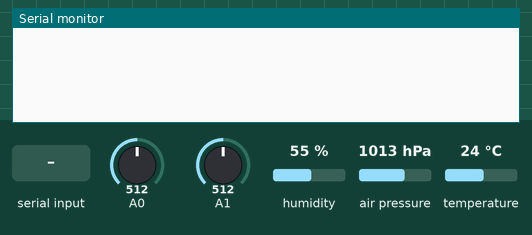
The sketch below on a simulated Arduino Nano, built with avr-gcc and run on an emulated ATmega328P. Shown: the last lines printed to the serial monitor. Wiring (inferred from the names in the program): BME280 sensor at I2C address 0x76. Inputs (shaded band) come from the test bench; at power-on: humidity 55 %, A0 = 512, A1 = 512, air pressure 1013 hPa, temperature 24 °C.

Above: at 1.2 s.
1.3 s: humidity set to 22 %
At 3.2 s:
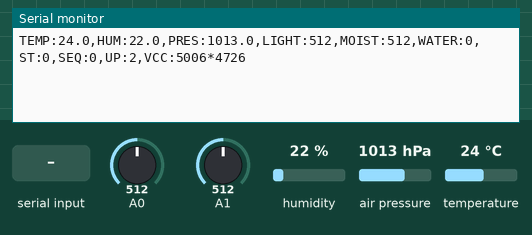
5.5 s: A0 set to 306
At 7.5 s:
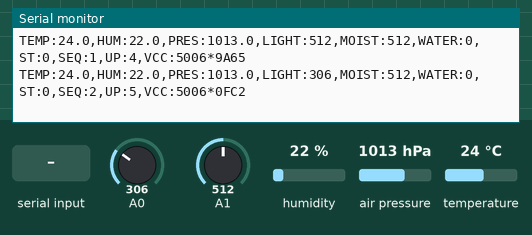
9.5 s: A1 set to 716
At 10.5 s:
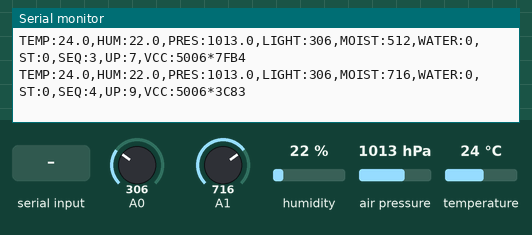
13.5 s: "PING:65535\n" received over Serial
At 13.8 s:
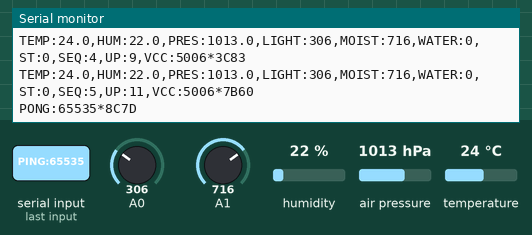
15.5 s: air pressure set to 952 hPa
At 17.4 s:
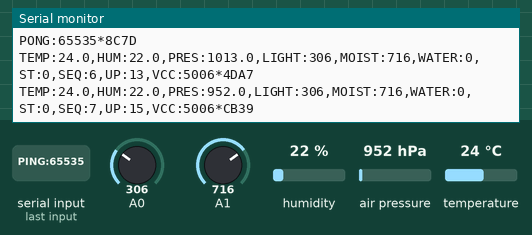
21.5 s: temperature set to 12 °C
At 23.2 s:
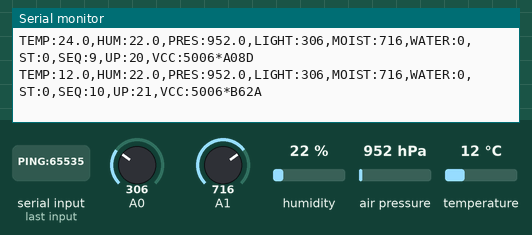

The sketch:

nano_node.ino
```cpp
// nano_node.ino - Arduino Nano secondary node main sketch
//
// reads a BME280 or BMP280, LDR and FC-28 moisture sensor.
// outputs one line every 2 seconds over Serial at 9600 baud and answers a ping from the hub.
//
// the line is KEY:value pairs joined by commas, then *CCCC (CRC-16/CCITT-FALSE of everything
// before the star) and CR LF.  CSV over Serial is used rather than JSON or a binary protocol because:
//   - It needs no library on either end: Serial.print() on the Nano and a small
//     hand-written parser on the ESP32.
//   - Each field has a named prefix (TEMP:, HUM:, etc.) so the ESP32 can
//     parse individual fields without caring about field order, making the
//     format resilient to future additions.
//   - Baud rate 9600 keeps the signal clean over long duplex wires (>10 cm)
//     to the ESP32, where higher baud rates can introduce framing errors
//     without proper shielding.
//
// example output:
//   TEMP:25.1,HUM:50.7,PRES:1006.6,LIGHT:300,MOIST:700,WATER:0,ST:0,SEQ:12,UP:26,VCC:4980*F6B1
//   TEMP:-1,HUM:-1,PRES:-1,LIGHT:512,MOIST:301,WATER:1,ST:1,SEQ:13,UP:28,VCC:4979*AFBC   <- no sensor
//   TEMP:28.5,HUM:-1,PRES:1013.2,LIGHT:340,MOIST:210,WATER:0,ST:0,SEQ:14,UP:30,VCC:4980*8157   <- BMP280
// the ping PING:1234 is answered with PONG:1234*EBBB.

#include <Wire.h>
#include <avr/io.h>
#include <avr/wdt.h>
#include "linkframe.h"
#include "sensors.h"

// use a named constant for the interval rather than a magic number so it
// is easy to adjust during testing without hunting through the loop() body.
static const unsigned long REPORT_INTERVAL_MS = 2000UL;

// a line is at most 160 bytes with its CR LF, set by the link contract.  the same buffer builds
// the data line and the pong so the RAM cost is paid once.
static const size_t LINE_MAX = 160;

// the supply window that sets SUPPLY_RANGE.  a Nano on USB or a regulator sits near 5 V.  the band
// gap behind VCC varies by about 10 per cent between chips, which is as wide as the 4500 to 5500 window,
// so until a board is calibrated (BANDGAP_CALIBRATED set to 1 at build time) the window is wider and
// only a rail that has really gone sets the bit.  VCC itself is always printed as measured.
#ifndef BANDGAP_CALIBRATED
#define BANDGAP_CALIBRATED 0
#endif
#if BANDGAP_CALIBRATED
static const uint16_t VCC_MIN_MV = 4500;
static const uint16_t VCC_MAX_MV = 5500;
#else
static const uint16_t VCC_MIN_MV = 4000;
static const uint16_t VCC_MAX_MV = 6000;
#endif

// the longest ping the hub sends is "PING:65535" plus a CR.  anything that fills the buffer is
// not a ping, so the buffer is cleared and the rest of that line is skipped.
static const uint8_t RX_MAX = 12;

// the reset cause is read before main() so that nothing, not even the Arduino start-up code,
// can disturb it.  .init3 runs after the stack is set up and before main().  the variables sit
// in .noinit so the C start-up code does not zero them.  the function is naked because there is no
// stack frame to build this early.  MCUSR is cleared afterwards because a watchdog reset flag
// that is left set keeps the watchdog enabled on this chip family.
//
// the new bootloader (Optiboot 4.4) reads MCUSR, writes zero to it and starts the sketch without
// passing the value on, so the sketch reads 0 on every start there.  to tell a restart that kept
// power from a power-up in that case the sketch writes a marker into .noinit once it is running
// and this function checks and clears it.  RAM that still holds the marker means the node was
// restarted without losing power.  the marker is a 32 bit magic number and its complement, 8 bytes
// that a RAM full of noise, zeros or ones after a power loss will not match by chance.  a power dip
// short enough not to clear RAM looks the same as a restart that kept power.
uint8_t  reset_flags    __attribute__((section(".noinit")));
uint8_t  warm_start     __attribute__((section(".noinit")));
uint32_t run_magic      __attribute__((section(".noinit")));
uint32_t run_magic_inv  __attribute__((section(".noinit")));
static const uint32_t RUN_MAGIC = 0x5A17C0DEUL;
void early_init(void) __attribute__((naked, used, section(".init3")));
void early_init(void) {
    reset_flags = MCUSR;
    MCUSR = 0;
    warm_start = (run_magic == RUN_MAGIC && run_magic_inv == ~RUN_MAGIC) ? 1 : 0;
    run_magic = 0;
    run_magic_inv = 0;
#ifdef NANO_WATCHDOG
    // the watchdog survives a reset with its old settings, so it is stopped before anything
    // slow runs.  setup() turns it on again once start-up is done.
    wdt_disable();
#endif
}

// fixed buffer that builds one line.  it derives from Print so the numbers are formatted by the
// same code as before and the output is byte for byte what Serial.print gave.  nothing here
// allocates.  a line that would not fit is marked and never sent.
class LineBuffer : public Print {
public:
    void reset() { len_ = 0; overflow_ = false; }
    size_t write(uint8_t c) override {
        if (len_ >= LINE_MAX - 8) {   // room is kept for *CCCC and CR LF
            overflow_ = true;
            return 0;
        }
        buf_[len_++] = (char)c;
        return 1;
    }
    // add the checksum of everything so far, then CR LF.
    void seal() {
        uint16_t crc = link_crc16((const uint8_t *)buf_, len_);
        buf_[len_++] = '*';
        link_hex4(crc, &buf_[len_]);
        len_ += 4;
        buf_[len_++] = '\r';
        buf_[len_++] = '\n';
    }
    // sends the line unless it overflowed.
    void send() {
        if (!overflow_) {
            Serial.write((const uint8_t *)buf_, len_);
        }
    }
private:
    char    buf_[LINE_MAX];
    size_t  len_ = 0;
    bool    overflow_ = false;
};
static LineBuffer line;

// track the last report time with millis() rather than delay() so the
// Nano's CPU is not blocked during the 2-second window - useful when adding
// interrupt-driven sensor features later.
static unsigned long last_report_ms = 0;

// data lines sent since boot.  it wraps at 65535 and a pong does not move it.
static uint16_t seq = 0;

// whole seconds since boot.  millis() wraps after 49 days, so the seconds are accumulated
// from the elapsed time on every pass of loop() and keep counting.  each pass is far shorter
// than the wrap, so the unsigned subtraction is always right.
static unsigned long uptime_s = 0;
static unsigned long uptime_rem_ms = 0;
static unsigned long uptime_last_ms = 0;

// status bits that hold for the whole boot, from the reset cause.
static uint8_t boot_status = 0;

static char    rx_buf[RX_MAX];
static uint8_t rx_len = 0;
static bool    rx_skip = false;

static void updateUptime() {
    unsigned long now = millis();
    uptime_rem_ms += now - uptime_last_ms;
    uptime_last_ms = now;
    while (uptime_rem_ms >= 1000UL) {
        uptime_rem_ms -= 1000UL;
        uptime_s++;
    }
}

// answer PING:<n> with PONG:<n>*CCCC.  the line must be exactly the word, a colon and one to
// five digits that make a number up to 65535.  anything else is ignored without a word.
static void handleLine(const char *s, uint8_t len) {
    static const char word[] = "PING:";
    if (len > 0 && s[len - 1] == '\r') {
        len--;
    }
    if (len < 6 || len > 10) {
        return;
    }
    for (uint8_t i = 0; i < 5; i++) {
        if (s[i] != word[i]) {
            return;
        }
    }
    unsigned long n = 0;
    for (uint8_t i = 5; i < len; i++) {
        if (s[i] < '0' || s[i] > '9') {
            return;
        }
        n = n * 10 + (unsigned long)(s[i] - '0');
    }
    if (n > 65535UL) {
        return;
    }
    line.reset();
    line.print(F("PONG:"));
    line.print((unsigned int)n);
    line.seal();
    line.send();
}

// read whatever has arrived without waiting for more.  Serial.available() is zero when nothing
// is waiting, so this returns at once on a quiet link.
static void pollSerial() {
    while (Serial.available() > 0) {
        int c = Serial.read();
        if (c < 0) {
            return;
        }
        if (c == '\n') {
            if (!rx_skip) {
                handleLine(rx_buf, rx_len);
            }
            rx_len = 0;
            rx_skip = false;
        } else if (rx_skip) {
            // the rest of an over-long line is thrown away up to its end.
        } else if (rx_len < RX_MAX) {
            rx_buf[rx_len++] = (char)c;
        } else {
            rx_len = 0;     // buffer full: clear it and skip to the end of the line
            rx_skip = true;
        }
    }
}

void setup() {
    // initialise Serial before Wire so any I2C errors during initBME280Nano
    // can be observed on the serial monitor during bring-up.
    Serial.begin(9600);
    Wire.begin();
    // without a timeout Wire blocks for ever when SDA or SCL is stuck low,
    // which would also stop the light and moisture readings.  25 ms is far
    // longer than any normal transfer at 100 kHz.
    Wire.setWireTimeout(25000, true);
    initBME280Nano();

    // a watchdog flag wins.  a brown-out is the brown-out flag with the power-on flag clear, because a
    // normal power-up sets both.  where the bootloader cleared the flags the marker decides and only
    // the watchdog build reports it: there a restart that kept its RAM is a watchdog reset, the
    // reset line or a brown-out that kept RAM and the node has no way to tell which.
    if (reset_flags & _BV(WDRF)) {
        boot_status |= ST_RESET_WATCHDOG;
    } else if ((reset_flags & _BV(BORF)) && !(reset_flags & _BV(PORF))) {
        boot_status |= ST_RESET_BROWNOUT;
    }
#ifdef NANO_WATCHDOG
    else if (reset_flags == 0 && warm_start) {
        boot_status |= ST_RESET_WATCHDOG;
    }
#endif
    uptime_last_ms = millis();

#ifdef NANO_WATCHDOG
    // longest legitimate pass of loop() is about 0.35 s (see the README), so 8 s leaves a wide
    // margin and only a real hang trips it.
    wdt_enable(WDTO_8S);
#endif
    // from here a reset that keeps power finds this marker.  it is written last so a start that
    // never gets this far is not mistaken for a warm one.
    run_magic = RUN_MAGIC;
    run_magic_inv = ~RUN_MAGIC;
}

void loop() {
#ifdef NANO_WATCHDOG
    wdt_reset();    // once per pass: a pass that never ends lets the watchdog bite
#endif
    updateUptime();
    pollSerial();

    unsigned long now = millis();

    // use (now - last_report_ms) rather than comparing to a target time
    // to handle millis() overflow gracefully - unsigned subtraction wraps
    // correctly at the 49-day rollover boundary.
    if (now - last_report_ms >= REPORT_INTERVAL_MS) {
        last_report_ms = now;

        BME280Data bme   = readBME280Nano();
        int        light = readLDRNano();
        int        moist = readMoisture();
        int        water = isWaterDetected(moist) ? 1 : 0;
        uint16_t   vcc   = readSupplyMv();
        updateUptime();

        uint8_t st = bme.status | boot_status;
        if (vcc < VCC_MIN_MV || vcc > VCC_MAX_MV) {
            st |= ST_SUPPLY_RANGE;
        }

        line.reset();
        if (bme.ok) {
            // normal path: all sensors healthy
            line.print(F("TEMP:"));
            line.print(bme.temperature, 1);
            // a BMP280 has no humidity element so report the sentinel.
            line.print(F(",HUM:"));
            if (bme.has_humidity) {
                line.print(bme.humidity, 1);
            } else {
                line.print(-1);
            }
            line.print(F(",PRES:"));
            line.print(bme.pressure, 1);
        } else {
            // sensor missing, asleep, stuck or out of range - send sentinel values so the
            // upstream ESP32 parser can flag a sensor fault without crashing.  ST says which.
            // use -1 rather than 0 because 0 is a plausible real temperature
            // and would be harder to distinguish from a valid reading.
            line.print(F("TEMP:-1,HUM:-1,PRES:-1"));
        }
        line.print(F(",LIGHT:"));
        line.print(light);
        line.print(F(",MOIST:"));
        line.print(moist);
        line.print(F(",WATER:"));
        line.print(water);
        line.print(F(",ST:"));
        line.print((unsigned int)st);
        line.print(F(",SEQ:"));
        line.print(seq);
        line.print(F(",UP:"));
        line.print(uptime_s);
        line.print(F(",VCC:"));
        line.print(vcc);
        line.seal();    // adds *CCCC and the CR LF the ESP32 uses as a line delimiter
        line.send();
        seq++;
    }
}
```

linkframe.h
```cpp
#pragma once
// linkframe.h - checksum helpers for the serial link, free of any Arduino header
//
// kept apart from the sketch so the same code can be compiled and tested on a host.

#include <stddef.h>
#include <stdint.h>

// CRC-16/CCITT-FALSE: polynomial 0x1021, start value 0xFFFF, no reflection and no final XOR.
// the check value for the ASCII string "123456789" is 0x29B1.  it is computed bit by bit
// because a 256 entry table would cost 512 bytes of the 2 kB of RAM or the same of flash.
static inline uint16_t link_crc16(const uint8_t *data, size_t len) {
    uint16_t crc = 0xFFFF;
    while (len--) {
        crc ^= (uint16_t)(*data++) << 8;
        for (uint8_t bit = 0; bit < 8; bit++) {
            crc = (crc & 0x8000) ? (uint16_t)((crc << 1) ^ 0x1021) : (uint16_t)(crc << 1);
        }
    }
    return crc;
}

// four upper-case hex digits of a 16 bit value, not terminated.  no lookup table so no RAM is used.
static inline void link_hex4(uint16_t value, char *out) {
    for (uint8_t i = 0; i < 4; i++) {
        uint8_t nibble = (value >> (12 - 4 * i)) & 0x0F;
        out[i] = (char)(nibble < 10 ? '0' + nibble : 'A' + (nibble - 10));
    }
}
```

sensors.h
```cpp
#pragma once
// sensors.h - Sensor abstraction for the Arduino Nano secondary node
//
// use #pragma once rather than a traditional #ifndef guard because every
// modern Arduino-supported compiler (avr-gcc, arm-none-eabi-gcc) supports it
// and it is less error-prone than manually keeping guard macro names unique.

#include <Arduino.h>

// group the sensor readings into a struct rather than using global variables
// because structs let the compiler catch type mismatches at the call site and
// make the main sketch read like self-documenting data flow.
struct BME280Data {
    float temperature;  // degrees Celsius
    float humidity;     // percent relative humidity, only valid when has_humidity is true
    float pressure;     // hPa
    bool  ok;           // true only when the values are real: no status bit below is set
    bool  has_humidity; // false for a BMP280, which has no humidity element
    uint8_t status;     // the ST_BME_* bits that apply to this read, 0 when all is well
};

// status bit mask sent as ST.  the numbers are fixed by the serial link contract.
// the first four bits and the last one come from the sensor driver, the rest from the sketch.
static const uint8_t ST_BME_MISSING     = 1;   // the sensor does not answer
static const uint8_t ST_BME_STUCK       = 2;   // every raw value identical for BME_STUCK_READS reads
static const uint8_t ST_BME_ASLEEP      = 4;   // control registers read back wrong, set-up rewritten
static const uint8_t ST_SUPPLY_RANGE    = 8;   // VCC under 4000 or over 6000 mV (4500 and 5500 when calibrated)
static const uint8_t ST_RESET_WATCHDOG  = 16;  // this boot followed a watchdog reset
static const uint8_t ST_RESET_BROWNOUT  = 32;  // this boot followed a brown-out reset
static const uint8_t ST_BME_RANGE       = 64;  // a compensated value is outside the data sheet range

// initBME280Nano - Try I2C addresses 0x76 then 0x77 and accept a BME280 or BMP280.
// the chip ID register tells the two parts apart (0x60 for a BME280 and 0x58
// for a BMP280) so one firmware image serves both breakouts.
// try both addresses here so the same firmware works with both the common
// 0x76 (SDO tied low) and 0x77 (SDO tied high) module variants without
// requiring a recompile.
void initBME280Nano();

// readBME280Nano - Return temperature, humidity and pressure in a single struct.
// return a struct from readBME280Nano rather than output params because the
// Nano has enough SRAM for small structs and it makes the main sketch more
// readable - the caller gets one named result rather than three pointer args.
BME280Data readBME280Nano();

// readLDRNano - Return raw ADC value (0-1023) from the LDR on A0.
// expose this as a raw ADC integer rather than a lux value because
// converting to lux requires knowing the specific LDR's resistance curve and
// the voltage divider resistor value, which varies by hardware build.
int readLDRNano();

// readMoisture - Return raw ADC value (0-1023) from the FC-28 on A1.
// higher value = drier (more resistance). Lower value = wetter.
int readMoisture();

// isWaterDetected - Return true when the soil is wet.
// use threshold 500 as the water-detected cutoff because the FC-28
// datasheet suggests ~500 ADC counts as the air/water boundary with a 5V
// supply and 10-bit ADC.  Adjust this constant for your specific sensor and
// supply voltage.
bool isWaterDetected(int moisture);

// readSupplyMv - Return the supply voltage in millivolts, measured against the internal band gap.
// the ADC is shared with the LDR and the moisture probe, so the multiplexer and reference are
// put back afterwards.  returns 0 if the conversion gave nothing usable.
uint16_t readSupplyMv();
```

Source omitted: sensors.cpp (22810 bytes)

Measured:
- after the input at 1.3 s, the serial monitor: prints a new line after 0.76 s (image 1)
- after the input at 5.5 s, the serial monitor: prints a new line after 0.56 s (image 2)
- after the input at 9.5 s, the serial monitor: prints a new line after 0.56 s (image 3)
- after the input at 13.5 s, the serial monitor: prints a new line at once (image 4)
- after the input at 15.5 s, the serial monitor: prints a new line after 0.56 s (image 5)
- after the input at 21.5 s, the serial monitor: prints a new line after 0.56 s (image 6)
